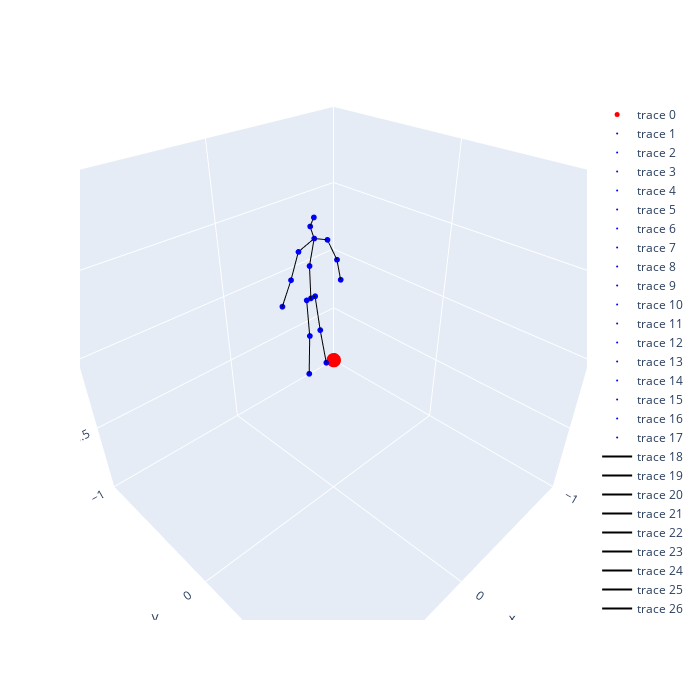

Notebook code cell kept with this figure:
### Code cell
# gt
aihub_3d = copy.deepcopy(test['data_label'][frame_num])
pos = copy.deepcopy(aihub_3d)
points_aihub_3d = {}
for i, p in enumerate(pos):
    #print(i, h36m_keypoints[i], p)
    points_aihub_3d[i] = np.array([p[0], -p[2], -p[1]]) #np.array([p[0], p[1], p[2]])  #np.array([p[0], -p[2], p[1]])
pos_vector = pos.reshape(-1) # (51,)
total_min, total_max = pos_vector.min(), pos_vector.max()
print("total min: ", total_min,
      "total max: ", total_max)
fig = draw_skeleton(points_aihub_3d, h36m_connections)
fig.show()

### Figure 1 — Plotly figure (JSON) as saved in the notebook; plotly's stock layout.template omitted (floating-point values rounded to 4 significant figures)
{"data": [{"marker": {"color": "red", "size": 5}, "mode": "markers", "type": "scatter3d", "x": [0], "y": [0], "z": [0]}, {"marker": {"color": "blue", "size": 2}, "mode": "markers", "type": "scatter3d", "x": [0.1418], "y": [-0.01822], "z": [0.4399]}, {"marker": {"color": "blue", "size": 2}, "mode": "markers", "type": "scatter3d", "x": [0.1116], "y": [-0.01966], "z": [0.439]}, {"marker": {"color": "blue", "size": 2}, "mode": "markers", "type": "scatter3d", "x": [0.09621], "y": [-0.001981], "z": [0.2382]}, {"marker": {"color": "blue", "size": 2}, "mode": "markers", "type": "scatter3d", "x": [0.06744], "y": [0.01196], "z": [0.02216]}, {"marker": {"color": "blue", "size": 2}, "mode": "markers", "type": "scatter3d", "x": [0.172], "y": [-0.01678], "z": [0.4408]}, {"marker": {"color": "blue", "size": 2}, "mode": "markers", "type": "scatter3d", "x": [0.1716], "y": [-0.001333], "z": [0.2367]}, {"marker": {"color": "blue", "size": 2}, "mode": "markers", "type": "scatter3d", "x": [0.1974], "y": [0.01479], "z": [0.01682]}, {"marker": {"color": "blue", "size": 2}, "mode": "markers", "type": "scatter3d", "x": [0.1505], "y": [-0.01331], "z": [0.6234]}, {"marker": {"color": "blue", "size": 2}, "mode": "markers", "type": "scatter3d", "x": [0.1369], "y": [0.008964], "z": [0.769]}, {"marker": {"color": "blue", "size": 2}, "mode": "markers", "type": "scatter3d", "x": [0.1369], "y": [-0.01708], "z": [0.8211]}, {"marker": {"color": "blue", "size": 2}, "mode": "markers", "type": "scatter3d", "x": [0.1369], "y": [0.008964], "z": [0.8732]}, {"marker": {"color": "blue", "size": 2}, "mode": "markers", "type": "scatter3d", "x": [0.2419], "y": [0.01313], "z": [0.7376]}, {"marker": {"color": "blue", "size": 2}, "mode": "markers", "type": "scatter3d", "x": [0.2973], "y": [0.01656], "z": [0.6133]}, {"marker": {"color": "blue", "size": 2}, "mode": "markers", "type": "scatter3d", "x": [0.3473], "y": [0.00367], "z": [0.4859]}, {"marker": {"color": "blue", "size": 2}, "mode": "markers", "type": "scatter3d", "x": [0.04665], "y": [0.005013], "z": [0.7321]}, {"marker": {"color": "blue", "size": 2}, "mode": "markers", "type": "scatter3d", "x": [-0.01321], "y": [0.01069], "z": [0.6082]}, {"marker": {"color": "blue", "size": 2}, "mode": "markers", "type": "scatter3d", "x": [-0.05614], "y": [-0.004499], "z": [0.4749]}, {"line": {"color": "black"}, "mode": "lines", "type": "scatter3d", "x": [0.1418, 0.1116], "y": [-0.01822, -0.01966], "z": [0.4399, 0.439]}, {"line": {"color": "black"}, "mode": "lines", "type": "scatter3d", "x": [0.1418, 0.172], "y": [-0.01822, -0.01678], "z": [0.4399, 0.4408]}, {"line": {"color": "black"}, "mode": "lines", "type": "scatter3d", "x": [0.1418, 0.1505], "y": [-0.01822, -0.01331], "z": [0.4399, 0.6234]}, {"line": {"color": "black"}, "mode": "lines", "type": "scatter3d", "x": [0.1116, 0.09621], "y": [-0.01966, -0.001981], "z": [0.439, 0.2382]}, {"line": {"color": "black"}, "mode": "lines", "type": "scatter3d", "x": [0.09621, 0.06744], "y": [-0.001981, 0.01196], "z": [0.2382, 0.02216]}, {"line": {"color": "black"}, "mode": "lines", "type": "scatter3d", "x": [0.172, 0.1716], "y": [-0.01678, -0.001333], "z": [0.4408, 0.2367]}, {"line": {"color": "black"}, "mode": "lines", "type": "scatter3d", "x": [0.1716, 0.1974], "y": [-0.001333, 0.01479], "z": [0.2367, 0.01682]}, {"line": {"color": "black"}, "mode": "lines", "type": "scatter3d", "x": [0.1505, 0.1369], "y": [-0.01331, 0.008964], "z": [0.6234, 0.769]}, {"line": {"color": "black"}, "mode": "lines", "type": "scatter3d", "x": [0.1369, 0.1369], "y": [0.008964, -0.01708], "z": [0.769, 0.8211]}, {"line": {"color": "black"}, "mode": "lines", "type": "scatter3d", "x": [0.1369, 0.1369], "y": [-0.01708, 0.008964], "z": [0.8211, 0.8732]}, {"line": {"color": "black"}, "mode": "lines", "type": "scatter3d", "x": [0.1369, 0.04665], "y": [0.008964, 0.005013], "z": [0.769, 0.7321]}, {"line": {"color": "black"}, "mode": "lines", "type": "scatter3d", "x": [0.04665, -0.01321], "y": [0.005013, 0.01069], "z": [0.7321, 0.6082]}, {"line": {"color": "black"}, "mode": "lines", "type": "scatter3d", "x": [-0.01321, -0.05614], "y": [0.01069, -0.004499], "z": [0.6082, 0.4749]}, {"line": {"color": "black"}, "mode": "lines", "type": "scatter3d", "x": [0.1369, 0.2419], "y": [0.008964, 0.01313], "z": [0.769, 0.7376]}, {"line": {"color": "black"}, "mode": "lines", "type": "scatter3d", "x": [0.2419, 0.2973], "y": [0.01313, 0.01656], "z": [0.7376, 0.6133]}, {"line": {"color": "black"}, "mode": "lines", "type": "scatter3d", "x": [0.2973, 0.3473], "y": [0.01656, 0.00367], "z": [0.6133, 0.4859]}], "layout": {"autosize": false, "height": 700, "scene": {"aspectratio": {"x": 1, "y": 1, "z": 1}, "camera": {"eye": {"x": 1, "y": 1, "z": 1}}, "xaxis": {"range": [-1, 1]}, "yaxis": {"range": [-1, 1]}, "zaxis": {"range": [-1, 1]}}, "width": 700}}
